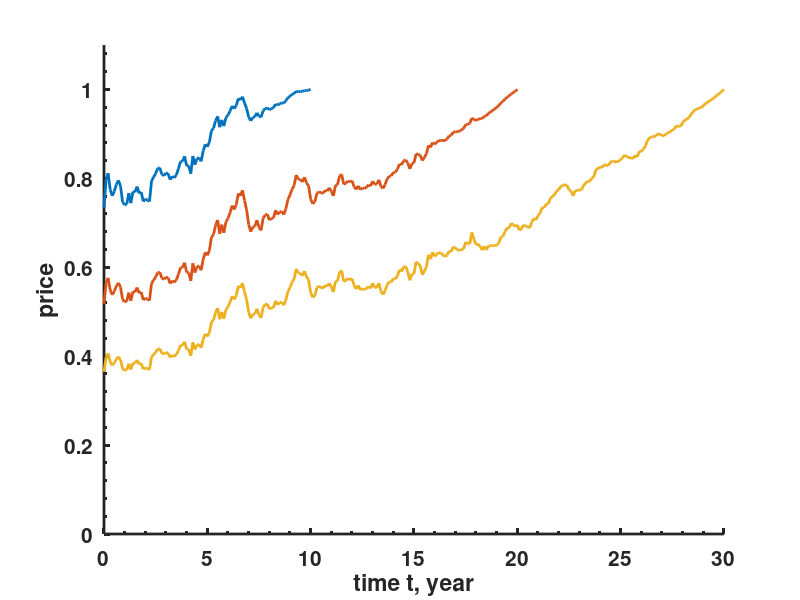

This figure's MATLAB source: (Note: this script raises an error after producing the figure.)
clear all
close all

%% first study how parameters affects the yield curve
% k is the speed of mean reversion
% r_bar is the risk-neutral long run mean of the short rate
% sigma is the volatility of the short rate
% Our model is dr(t)=k(r_bar-r(t))dt+sigma*dW, where dW is a Brownian
% motion.
% r is the current short rate at time t
rng(1)

T=0:0.1:30; % tensor
r0=.02;
dT = T(2) - T(1);
%% zero-coupon bond of different maturities price evoluation single trajectory

k=.3;
r_bar=.04;
sigma=.03;

B=(1-exp(-k.*T))/k;
A=(r_bar-sigma^2/(2*k^2))*(B-T)-(sigma^2*B.^2)/(4*k);

y0=B*r0./T - A./T;
h=figure(6)
hold on
%plot(T,y0,'linewidth',2,'color','black');
MaturitySet = [10,20,30];
randnSet = randn(1000,1);
for i=1:length(MaturitySet)
    maturity = MaturitySet(i);
    % simulate short rate to different maturities
    stepSize = 0.1;
    N = maturity/stepSize
    r_old = r0;
    P_traj = [];
    P_traj = [P_traj; exp(-y0(maturity/dT)*maturity)]; %get the initial price
    for j = 1 : N
        r_new = r_old + stepSize * k * (r_bar - r_old) + sigma *sqrt(stepSize) * randnSet(j);%we need to use the same random number in overlapping regions
        y1 = B*r_new./T - A./T;
        P = exp(-y1(maturity/dT)*(maturity-stepSize*j));
        P_traj = [P_traj; P];
        r_old = r_new;
    end
    
    plot([0 [1:N]*stepSize],P_traj,'linewidth',2);

end


xlabel('time t, year')
ylabel('price')
ylim([0,1.1])
set(gca,'linewidth',2,'fontsize',15,'fontweight','bold','plotboxaspectratiomode','auto','xminortick','on','yminortick','on','TickLength',[0.04;0.02]);
pbaspect([1 1 1])
set(gca,'box','on')
legend('P(t,10Y)','P(t,20Y)','P(t,30Y)','location','southeast')
saveTightFigure(h,'VasicekModelZCBPriceTrajectory.pdf')
